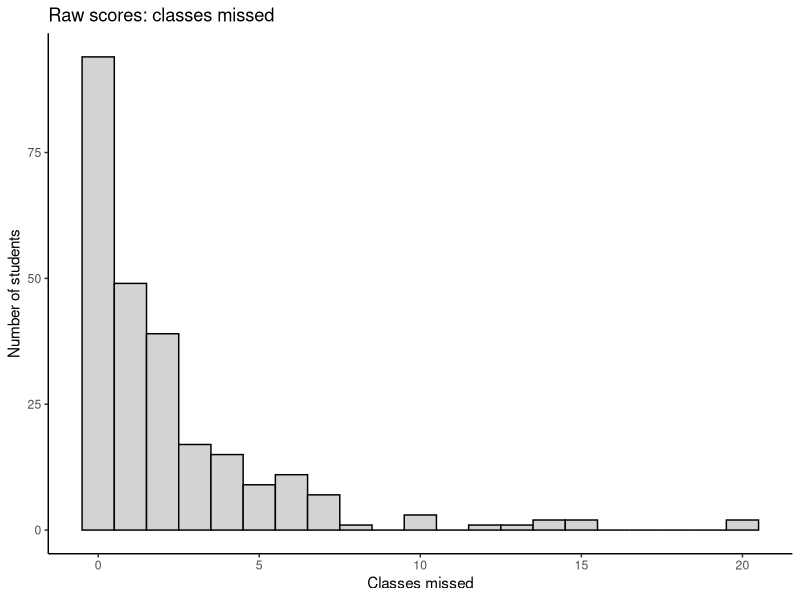
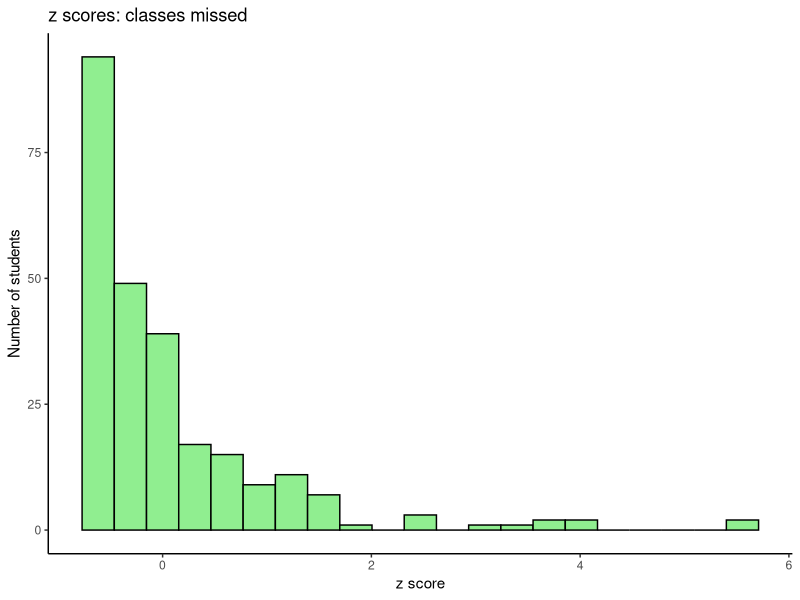
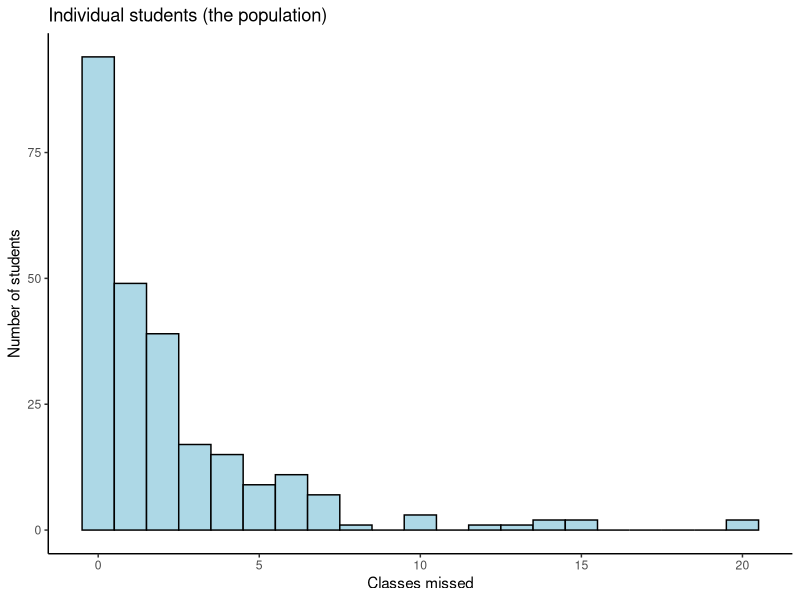
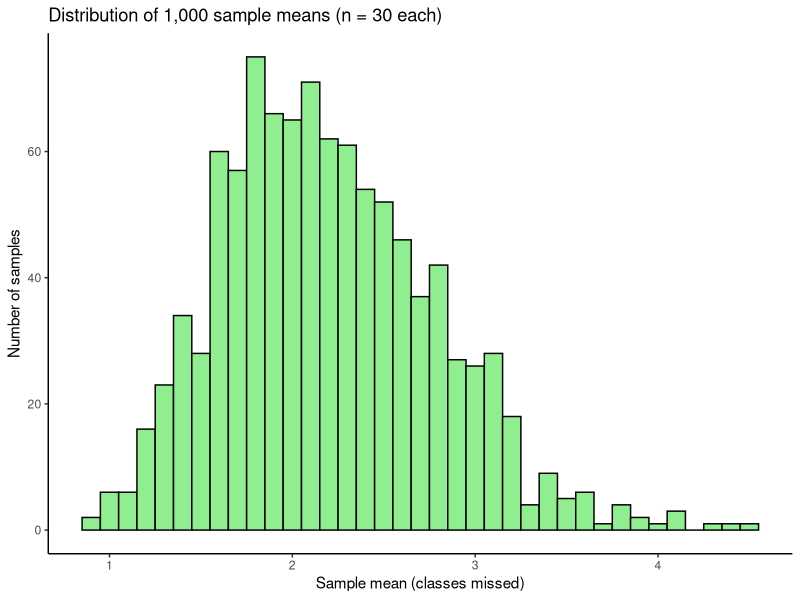
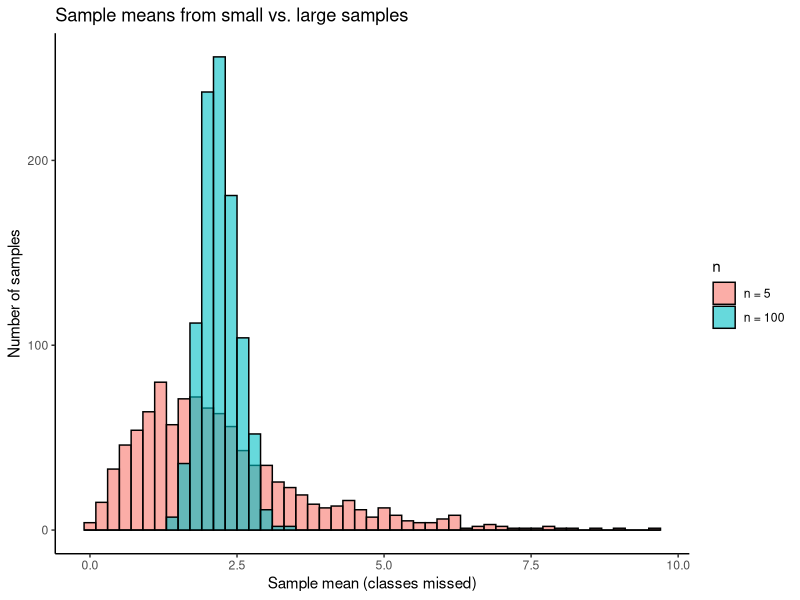

The R source for these figures, in order:
## ---- chunk 1
# Install once if needed (then re-comment):
# install.packages("readr")
# install.packages("ggplot2")

library(readr)
library(ggplot2)

sleep <- read_csv("college_sleep_data.csv")

head(sleep)
## ---- chunk 2
mean_sleep <- mean(sleep$sleep_hours)
sd_sleep   <- sd(sleep$sleep_hours)

mean_sleep
sd_sleep
## ---- chunk 3
z_you <- (9 - mean_sleep) / sd_sleep

# EDIT THIS LINE, THEN RUN:
z_partner <- (6 - mean_sleep) / sd_sleep

z_you
z_partner
## ---- chunk 4
# EDIT THIS LINE, THEN RUN (hint: X = M + z * s):
hours_from_z <- mean_sleep + 1.5 * sd_sleep

hours_from_z
## ---- chunk 5
mean_gpa <- mean(sleep$gpa)
sd_gpa   <- sd(sleep$gpa)

z_sleep_student3 <- (5.02 - mean_sleep) / sd_sleep

# EDIT THIS LINE, THEN RUN:
z_gpa_student3 <- (2.97 - mean_gpa) / sd_gpa

z_sleep_student3
z_gpa_student3
## ---- chunk 6
sleep$sleep_z <- (sleep$sleep_hours - mean_sleep) / sd_sleep

head(sleep[, c("sleep_hours", "sleep_z")])

round(mean(sleep$sleep_z), 10)
sd(sleep$sleep_z)
## ---- chunk 7
mean_missed <- mean(sleep$classes_missed)
sd_missed   <- sd(sleep$classes_missed)

# EDIT THIS LINE, THEN RUN:
sleep$missed_z <- (sleep$classes_missed - mean_missed) / sd_missed

round(mean(sleep$missed_z), 10)
sd(sleep$missed_z)

ggplot(sleep, aes(x = classes_missed)) +
  geom_histogram(binwidth = 1, fill = "lightgrey", color = "black") +
  labs(title = "Raw scores: classes missed", x = "Classes missed", y = "Number of students") +
  theme_classic()

ggplot(sleep, aes(x = missed_z)) +
  geom_histogram(binwidth = 1 / sd_missed, fill = "lightgreen", color = "black") +
  labs(title = "z scores: classes missed", x = "z score", y = "Number of students") +
  theme_classic()
## ---- chunk 8
pnorm(0)     # landmark: 0.50
pnorm(1)     # landmark: 0.84
pnorm(-1)    # landmark: 0.16
## ---- chunk 9
pnorm(z_you)

# EDIT THIS LINE, THEN RUN:
pnorm(z_partner)
## ---- chunk 10
mean(sleep$sleep_hours < 9)   # counted in the real data; pnorm said 0.858
mean(sleep$sleep_hours < 6)   # counted in the real data; pnorm said 0.021
## ---- chunk 11
pnorm(-1)                     # what the normal curve says

mean(sleep$missed_z < -1)     # counted in the real data

mean_missed + (-1) * sd_missed   # how many classes missed is z = -1?
## ---- chunk 12
pop <- sleep$classes_missed

ggplot(sleep, aes(x = classes_missed)) +
  geom_histogram(binwidth = 1, fill = "lightblue", color = "black") +
  labs(title = "Individual students (the population)",
       x = "Classes missed", y = "Number of students") +
  theme_classic()

mean(pop)   # population mean
sd(pop)     # population SD
## ---- chunk 13
set.seed(211)  # DO NOT CHANGE

n <- 30                  # size of each sample
num_samples <- 1000      # how many samples we take

sample_means <- numeric(num_samples)               # an empty container for 1,000 means
for (i in 1:num_samples) {
  one_sample <- sample(pop, n, replace = TRUE)     # draw 30 students
  sample_means[i] <- mean(one_sample)              # save that sample's mean
}

ggplot(data.frame(sample_means), aes(x = sample_means)) +
  geom_histogram(binwidth = 0.1, fill = "lightgreen", color = "black") +
  labs(title = "Distribution of 1,000 sample means (n = 30 each)",
       x = "Sample mean (classes missed)", y = "Number of samples") +
  theme_classic()

mean(sample_means)
## ---- chunk 14
sd(sample_means)        # brute force: SD of our 1,000 simulated means

sd(pop) / sqrt(30)      # formula: population SD divided by the square root of n
## ---- chunk 15
# EDIT THIS LINE, THEN RUN:
se_120 <- sd(pop) / sqrt(120)

se_120
## ---- chunk 16
set.seed(211)  # DO NOT CHANGE

simulate_means <- function(sample_size) {
  means <- numeric(1000)
  for (i in 1:1000) {
    means[i] <- mean(sample(pop, sample_size, replace = TRUE))
  }
  means
}

means_small <- simulate_means(5)
means_big   <- simulate_means(100)

df_compare <- data.frame(
  sample_mean = c(means_small, means_big),
  n = factor(rep(c("n = 5", "n = 100"), each = 1000), levels = c("n = 5", "n = 100"))
)

ggplot(df_compare, aes(x = sample_mean, fill = n)) +
  geom_histogram(binwidth = 0.2, color = "black", alpha = 0.6, position = "identity") +
  labs(title = "Sample means from small vs. large samples",
       x = "Sample mean (classes missed)", y = "Number of samples") +
  theme_classic()

sd(means_small)   # SE when n = 5
sd(means_big)     # SE when n = 100
## ---- chunk 17
mean(pop >= 4)             # proportion of individual STUDENTS who missed 4 or more classes

# EDIT THIS LINE, THEN RUN:
mean(sample_means >= 4)
